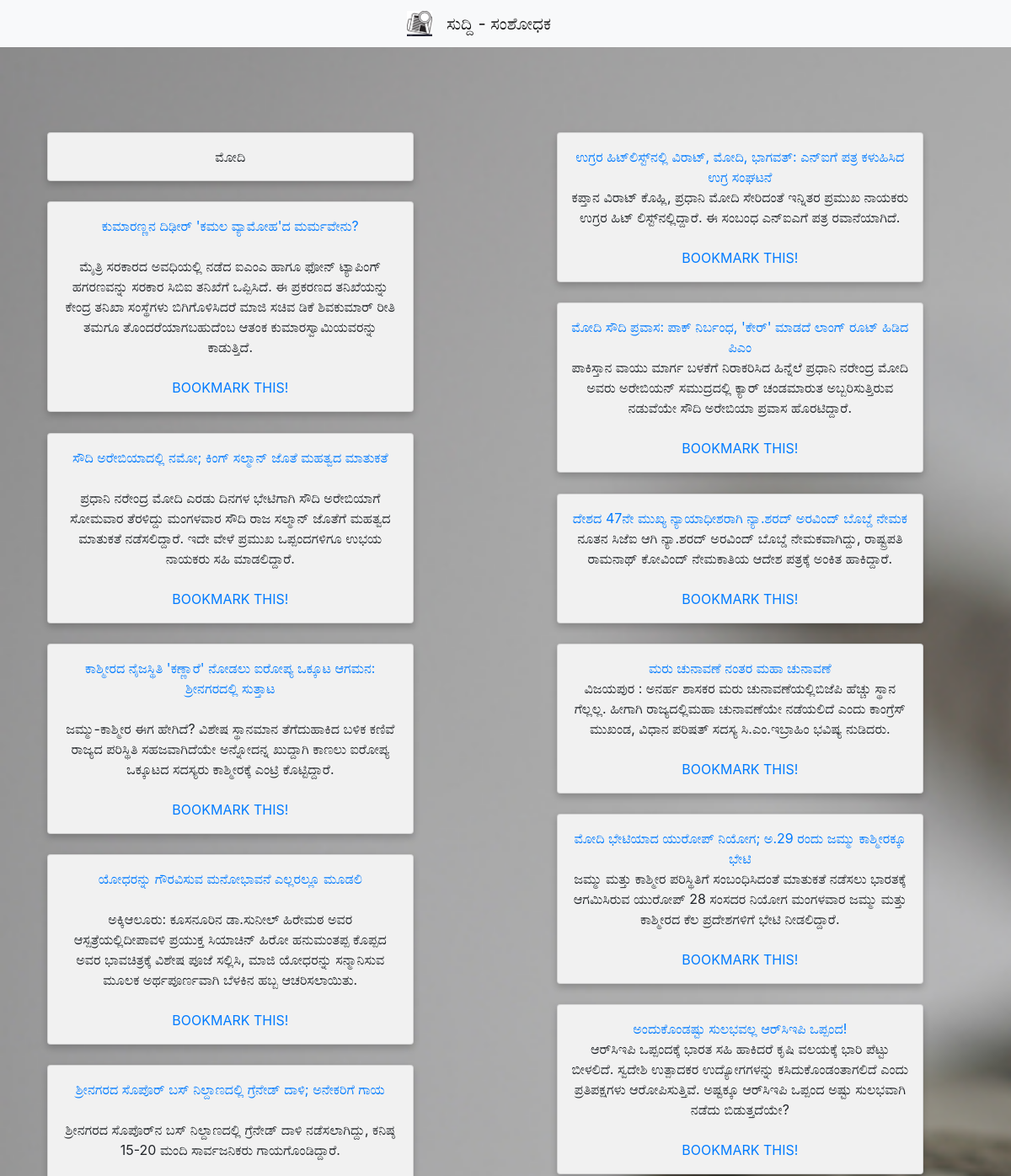
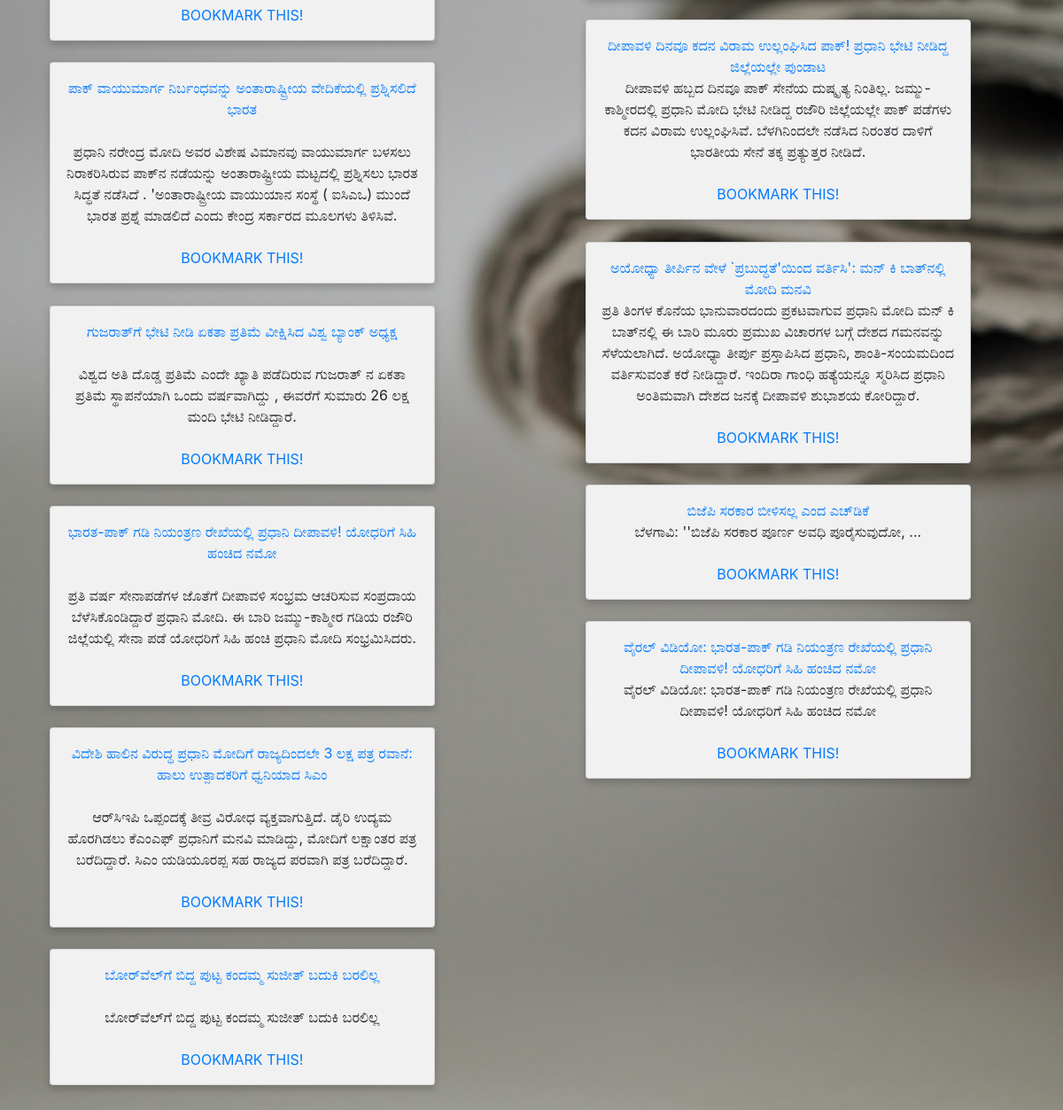
The page /8084ea87-968f-4a57-9ec4-13d550ebcf61/ on the database its author committed (2 pictures, top to bottom).
### main/models.py (models this page shows, shortened)
class EntryItem(models.Model):
    unique_id = models.CharField(primary_key = True, max_length=100)
    task_id = models.CharField(max_length=100)
    keyword = models.CharField(max_length=40)
    status = models.CharField(max_length=10)
    date = models.DateTimeField(default = timezone.now)
    class Meta:
        ordering = ["-date"]

class ArticleItem(models.Model):
    entry = models.CharField(max_length=100)
    url = models.CharField(max_length=200)
    headline = models.CharField(max_length=100)
    content = models.TextField()

### main/views.py (the view)
# urls.py: path("<pk>/", views.ListArticles, name="list"),
def ListArticles(request, pk):
    keyword = EntryItem.objects.get(pk=pk).keyword
    objects = ArticleItem.objects.filter(entry=pk)
    half_length = int(len(objects)/2)
    return render(request, 'main/list.html', {'keyword': keyword,'half_length' : half_length, 'objects': ArticleItem.objects.filter(entry=pk)})

### main/templates/main/list.html
{% extends 'main/base.html' %}
{% block content %}
{% load static %}
<div class="row">
    <div class="column">
    <div class="card" style="width: 90%; margin-bottom:5%">
                {{keyword}}
            </div>
        {% for item in objects.all %}
        {% if forloop.counter|divisibleby:2  %}
        {% else %}
            <div class="card" style="width: 90%; margin-bottom:5%">
                <a href="{{ item.url }}">{{ item.headline }}</a> <br>
                {{ item.content }}
                <br><br>
                <a href="#">BOOKMARK THIS!  </a>
            </div>
        {% endif %}
        {% endfor %}
    </div>
    <div class="column" >
        {% for item in objects.all %}
        {% if forloop.counter|divisibleby:2  %}
            <div class="card" style="width: 90%; margin-bottom:5%">
                <a href="{{ item.url }}">{{ item.headline }}</a>
                {{ item.content }}
                <br><br>
                <a href="#">BOOKMARK THIS!  </a>
            </div>
        {% endif %}
        {% endfor %}
    </div>
</div>
{% endblock content %}

### static/css/stylemain.css (style rules this page uses)
body { background-color:black; }

### main/templates/main/base.html (style rules this page uses)
* { box-sizing: border-box; }
.column { float: left; width: 50%; padding: 13% 5%; }
.row { margin: 0 -5px; }
.row:after { content: ""; display: table; clear: both; }
.card { box-shadow: 0 4px 8px 0 rgba(0, 0, 0, 0.2); padding: 16px; text-align: center; background-color: #f1f1f1; }

### rows shown on the page
EntryItem: keyword "ಮೋದಿ"
ArticleItem: headline "ಕುಮಾರಣ್ಣನ ದಿಢೀರ್‌ 'ಕಮಲ ವ್ಯಾಮೋಹ'ದ ಮರ್ಮವೇನು?", content "ಮೈತ್ರಿ ಸರಕಾರದ ಅವಧಿಯಲ್ಲಿ ನಡೆದ ಐಎಂಎ ಹಾಗೂ ಫೋನ್‌ ಟ್ಯಾಪಿಂಗ್‌ ಹಗರಣವನ್ನು ಸರಕಾರ ಸಿಬಿಐ ತನಿಖೆಗೆ ಒಪ್ಪಿಸಿದೆ. ಈ ಪ್ರಕರಣದ ತನಿಖೆಯನ್ನು ಕೇಂದ್ರ ತನಿಖಾ ಸಂಸ್ಥೆಗಳು ಬಿಗಿಗೊಳಿಸಿದರೆ ಮಾಜಿ ಸಚಿವ ಡಿಕೆ ಶಿವಕುಮಾರ್‌ ರೀತಿ ತಮಗೂ ತೊಂದರೆಯಾಗಬಹುದೆಂಬ ಆತಂಕ ಕುಮಾರಸ್ವಾಮಿಯವರನ್ನು ಕಾಡುತ್ತಿದೆ."
ArticleItem: headline "ಸೌದಿ ಅರೇಬಿಯಾದಲ್ಲಿ ನಮೋ; ಕಿಂಗ್ ಸಲ್ಮಾನ್ ಜೊತೆ ಮಹತ್ವದ ಮಾತುಕತೆ", content "ಪ್ರಧಾನಿ ನರೇಂದ್ರ ಮೋದಿ ಎರಡು ದಿನಗಳ ಭೇಟಿಗಾಗಿ ಸೌದಿ ಅರೇಬಿಯಾಗೆ ಸೋಮವಾರ ತೆರಳಿದ್ದು ಮಂಗಳವಾರ ಸೌದಿ ರಾಜ ಸಲ್ಮಾನ್ ಜೊತೆಗೆ ಮಹತ್ವದ ಮಾತುಕತೆ ನಡೆಸಲಿದ್ದಾರೆ. ಇದೇ ವೇಳೆ ಪ್ರಮುಖ ಒಪ್ಪಂದಗಳಿಗೂ ಉಭಯ ನಾಯಕರು ಸಹಿ ಮಾಡಲಿದ್ದಾರೆ."
ArticleItem: headline "ಕಾಶ್ಮೀರದ ನೈಜಸ್ಥಿತಿ 'ಕಣ್ಣಾರೆ' ನೋಡಲು ಐರೋಪ್ಯ ಒಕ್ಕೂಟ ಆಗಮನ: ಶ್ರೀನಗರದಲ್ಲಿ ಸುತ್ತಾಟ", content "ಜಮ್ಮು-ಕಾಶ್ಮೀರ ಈಗ ಹೇಗಿದೆ? ವಿಶೇಷ ಸ್ಥಾನಮಾನ ತೆಗೆದುಹಾಕಿದ ಬಳಿಕ ಕಣಿವೆ ರಾಜ್ಯದ ಪರಿಸ್ಥಿತಿ ಸಹಜವಾಗಿದೆಯೇ ಅನ್ನೋದನ್ನ ಖುದ್ದಾಗಿ ಕಾಣಲು ಐರೋಪ್ಯ ಒಕ್ಕೂಟದ ಸದಸ್ಯರು ಕಾಶ್ಮೀರಕ್ಕೆ ಎಂಟ್ರಿ ಕೊಟ್ಟಿದ್ದಾರೆ."
ArticleItem: headline "ಯೋಧರನ್ನು ಗೌರವಿಸುವ ಮನೋಭಾವನೆ ಎಲ್ಲರಲ್ಲೂ ಮೂಡಲಿ", content "ಅಕ್ಕಿಆಲೂರು: ಕೂಸನೂರಿನ ಡಾ.ಸುನೀಲ್‌ ಹಿರೇಮಠ ಅವರ ಆಸ್ಪತ್ರೆಯಲ್ಲಿದೀಪಾವಳಿ ಪ್ರಯುಕ್ತ ಸಿಯಾಚಿನ್‌ ಹಿರೋ ಹನುಮಂತಪ್ಪ ಕೊಪ್ಪದ ಅವರ ಭಾವಚಿತ್ರಕ್ಕೆ ವಿಶೇಷ ಪೂಜೆ ಸಲ್ಲಿಸಿ, ಮಾಜಿ ಯೋಧರನ್ನು ಸನ್ಮಾನಿಸುವ ಮೂಲಕ ಅರ್ಥಪೂರ್ಣವಾಗಿ ಬೆಳಕಿನ ಹಬ್ಬ ಆಚರಿಸಲಾಯಿತು."
ArticleItem: headline "ಶ್ರೀನಗರದ ಸೊಪೊರ್‌ ಬಸ್‌ ನಿಲ್ದಾಣದಲ್ಲಿ ಗ್ರೆನೇಡ್‌ ದಾಳಿ; ಅನೇಕರಿಗೆ ಗಾಯ", content "ಶ್ರೀನಗರದ ಸೊಪೊರ್‌ನ ಬಸ್‌ ನಿಲ್ದಾಣದಲ್ಲಿ ಗ್ರೆನೇಡ್‌ ದಾಳಿ ನಡೆಸಲಾಗಿದ್ದು, ಕನಿಷ್ಠ 15-20 ಮಂದಿ ಸಾರ್ವಜನಿಕರು ಗಾಯಗೊಂಡಿದ್ದಾರೆ."
ArticleItem: headline "ಪಾಕ್‌ ವಾಯುಮಾರ್ಗ ನಿರ್ಬಂಧವನ್ನು ಅಂತಾರಾಷ್ಟ್ರೀಯ ವೇದಿಕೆಯಲ್ಲಿ ಪ್ರಶ್ನಿಸಲಿದೆ ಭಾರತ", content "ಪ್ರಧಾನಿ ನರೇಂದ್ರ ಮೋದಿ ಅವರ ವಿಶೇಷ ವಿಮಾನವು ವಾಯುಮಾರ್ಗ ಬಳಸಲು ನಿರಾಕರಿಸಿರುವ ಪಾಕ್‌ನ ನಡೆಯನ್ನು ಅಂತಾರಾಷ್ಟ್ರೀಯ ಮಟ್ಟದಲ್ಲಿ ಪ್ರಶ್ನಿಸಲು ಭಾರತ ಸಿದ್ಧತೆ ನಡೆಸಿದೆ . 'ಅಂತಾರಾಷ್ಟ್ರೀಯ ವಾಯುಯಾನ ಸಂಸ್ಥೆ ( ಐಸಿಎಒ) ಮುಂದೆ ಭಾರತ ಪ್ರಶ್ನೆ ಮಾಡಲಿದೆ ಎಂದು ಕೇಂದ್ರ ಸರ್ಕಾರದ ಮೂಲಗಳು ತಿಳಿಸಿವೆ."
ArticleItem: headline "ಗುಜರಾತ್‌ಗೆ ಭೇಟಿ ನೀಡಿ ಏಕತಾ ಪ್ರತಿಮೆ ವೀಕ್ಷಿಸಿದ ವಿಶ್ವ ಬ್ಯಾಂಕ್ ಅಧ್ಯಕ್ಷ", content "ವಿಶ್ವದ ಅತಿ ದೊಡ್ಡ ಪ್ರತಿಮೆ ಎಂದೇ ಖ್ಯಾತಿ ಪಡೆದಿರುವ ಗುಜರಾತ್ ನ ಏಕತಾ ಪ್ರತಿಮೆ ಸ್ಥಾಪನೆಯಾಗಿ ಒಂದು ವರ್ಷವಾಗಿದ್ದು , ಈವರೆಗೆ ಸುಮಾರು 26 ಲಕ್ಷ ಮಂದಿ ಭೇಟಿ ನೀಡಿದ್ದಾರೆ."
ArticleItem: headline "ಭಾರತ-ಪಾಕ್ ಗಡಿ ನಿಯಂತ್ರಣ ರೇಖೆಯಲ್ಲಿ ಪ್ರಧಾನಿ ದೀಪಾವಳಿ! ಯೋಧರಿಗೆ ಸಿಹಿ ಹಂಚಿದ ನಮೋ", content "ಪ್ರತಿ ವರ್ಷ ಸೇನಾಪಡೆಗಳ ಜೊತೆಗೆ ದೀಪಾವಳಿ ಸಂಭ್ರಮ ಆಚರಿಸುವ ಸಂಪ್ರದಾಯ ಬೆಳೆಸಿಕೊಂಡಿದ್ದಾರೆ ಪ್ರಧಾನಿ ಮೋದಿ. ಈ ಬಾರಿ ಜಮ್ಮು-ಕಾಶ್ಮೀರ ಗಡಿಯ ರಜೌರಿ ಜಿಲ್ಲೆಯಲ್ಲಿ ಸೇನಾ ಪಡೆ ಯೋಧರಿಗೆ ಸಿಹಿ ಹಂಚಿ ಪ್ರಧಾನಿ ಮೋದಿ ಸಂಭ್ರಮಿಸಿದರು."
ArticleItem: headline "ವಿದೇಶಿ ಹಾಲಿನ ವಿರುದ್ಧ ಪ್ರಧಾನಿ ಮೋದಿಗೆ ರಾಜ್ಯದಿಂದಲೇ 3 ಲಕ್ಷ ಪತ್ರ ರವಾನೆ: ಹಾಲು ಉತ್ಪಾದಕರಿಗೆ ಧ್ವನಿಯಾದ ಸಿಎಂ", content "ಆರ್‌ಸಿಇಪಿ ಒಪ್ಪಂದಕ್ಕೆ ತೀವ್ರ ವಿರೋಧ ವ್ಯಕ್ತವಾಗುತ್ತಿದೆ. ಡೈರಿ ಉದ್ಯಮ ಹೊರಗಿಡಲು ಕೆಎಂಎಫ್‌ ಪ್ರಧಾನಿಗೆ ಮನವಿ ಮಾಡಿದ್ದು, ಮೋದಿಗೆ ಲಕ್ಷಾಂತರ ಪತ್ರ ಬರೆದಿದ್ದಾರೆ. ಸಿಎಂ ಯಡಿಯೂರಪ್ಪ ಸಹ ರಾಜ್ಯದ ಪರವಾಗಿ ಪತ್ರ ಬರೆದಿದ್ದಾರೆ."
ArticleItem: headline "ಬೋರ್‌ವೆಲ್‌ಗೆ ಬಿದ್ದ ಪುಟ್ಟ ಕಂದಮ್ಮ ಸುಜೀತ್ ಬದುಕಿ ಬರಲಿಲ್ಲ", content "ಬೋರ್‌ವೆಲ್‌ಗೆ ಬಿದ್ದ ಪುಟ್ಟ ಕಂದಮ್ಮ ಸುಜೀತ್ ಬದುಕಿ ಬರಲಿಲ್ಲ"
ArticleItem: headline "ಉಗ್ರರ ಹಿಟ್‌ಲಿಸ್ಟ್‌ನಲ್ಲಿ ವಿರಾಟ್‌, ಮೋದಿ, ಭಾಗವತ್‌: ಎನ್‌ಐಗೆ ಪತ್ರ ಕಳುಹಿಸಿದ ಉಗ್ರ ಸಂಘಟನೆ", content "ಕಪ್ತಾನ ವಿರಾಟ್‌ ಕೊಹ್ಲಿ, ಪ್ರಧಾನಿ ಮೋದಿ ಸೇರಿದಂತೆ ಇನ್ನಿತರ ಪ್ರಮುಖ ನಾಯಕರು ಉಗ್ರರ ಹಿಟ್‌ ಲಿಸ್ಟ್‌ನಲ್ಲಿದ್ದಾರೆ. ಈ ಸಂಬಂಧ ಎನ್‌ಐಎಗೆ ಪತ್ರ ರವಾನೆಯಾಗಿದೆ."
ArticleItem: headline "ಮೋದಿ ಸೌದಿ ಪ್ರವಾಸ: ಪಾಕ್‌ ನಿರ್ಬಂಧ, 'ಕೇರ್‌' ಮಾಡದೆ ಲಾಂಗ್‌ ರೂಟ್‌ ಹಿಡಿದ ಪಿಎಂ", content "ಪಾಕಿಸ್ತಾನ ವಾಯು ಮಾರ್ಗ ಬಳಕೆಗೆ ನಿರಾಕರಿಸಿದ ಹಿನ್ನೆಲೆ ಪ್ರಧಾನಿ ನರೇಂದ್ರ ಮೋದಿ ಅವರು ಅರೇಬಿಯನ್‌ ಸಮುದ್ರದಲ್ಲಿ ಕ್ಯಾರ್‌ ಚಂಡಮಾರುತ ಅಬ್ಬರಿಸುತ್ತಿರುವ ನಡುವೆಯೇ ಸೌದಿ ಅರೇಬಿಯಾ ಪ್ರವಾಸ ಹೊರಟಿದ್ದಾರೆ."
ArticleItem: headline "ದೇಶದ 47ನೇ ಮುಖ್ಯ ನ್ಯಾಯಾಧೀಶರಾಗಿ ನ್ಯಾ.ಶರದ್‌ ಅರವಿಂದ್‌ ಬೊಬ್ಡೆ ನೇಮಕ", content "ನೂತನ ಸಿಜೆಐ ಆಗಿ ನ್ಯಾ.ಶರದ್‌ ಅರವಿಂದ್‌ ಬೊಬ್ಡೆ ನೇಮಕವಾಗಿದ್ದು, ರಾಷ್ಟ್ರಪತಿ ರಾಮನಾಥ್‌ ಕೋವಿಂದ್‌ ನೇಮಕಾತಿಯ ಆದೇಶ ಪತ್ರಕ್ಕೆ ಅಂಕಿತ ಹಾಕಿದ್ದಾರೆ."
ArticleItem: headline "ಮರು ಚುನಾವಣೆ ನಂತರ ಮಹಾ ಚುನಾವಣೆ", content "ವಿಜಯಪುರ : ಅನರ್ಹ ಶಾಸಕರ ಮರು ಚುನಾವಣೆಯಲ್ಲಿಬಿಜೆಪಿ ಹೆಚ್ಚು ಸ್ಥಾನ ಗೆಲ್ಲಲ್ಲ. ಹೀಗಾಗಿ ರಾಜ್ಯದಲ್ಲಿಮಹಾ ಚುನಾವಣೆಯೇ ನಡೆಯಲಿದೆ ಎಂದು ಕಾಂಗ್ರೆಸ್‌ ಮುಖಂಡ, ವಿಧಾನ ಪರಿಷತ್‌ ಸದಸ್ಯ ಸಿ.ಎಂ.ಇಬ್ರಾಹಿಂ ಭವಿಷ್ಯ ನುಡಿದರು."
ArticleItem: headline "ಮೋದಿ ಭೇಟಿಯಾದ ಯುರೋಪ್‌ ನಿಯೋಗ; ಅ.29 ರಂದು ಜಮ್ಮು ಕಾಶ್ಮೀರಕ್ಕೂ ಭೇಟಿ", content "ಜಮ್ಮು ಮತ್ತು ಕಾಶ್ಮೀರ ಪರಿಸ್ಥಿತಿಗೆ ಸಂಬಂಧಿಸಿದಂತೆ ಮಾತುಕತೆ ನಡೆಸಲು ಭಾರತಕ್ಕೆ ಆಗಮಿಸಿರುವ ಯುರೋಪ್‌ 28 ಸಂಸದರ ನಿಯೋಗ ಮಂಗಳವಾರ ಜಮ್ಮು ಮತ್ತು ಕಾಶ್ಮೀರದ ಕೆಲ ಪ್ರದೇಶಗಳಿಗೆ ಭೇಟಿ ನೀಡಲಿದ್ದಾರೆ."
ArticleItem: headline "ಅಂದುಕೊಂಡಷ್ಟು ಸುಲಭವಲ್ಲ ಆರ್‌ಸಿಇಪಿ ಒಪ್ಪಂದ!", content "ಆರ್‌ಸಿಇಪಿ ಒಪ್ಪಂದಕ್ಕೆ ಭಾರತ ಸಹಿ ಹಾಕಿದರೆ ಕೃಷಿ ವಲಯಕ್ಕೆ ಭಾರಿ ಪೆಟ್ಟು ಬೀಳಲಿದೆ. ಸ್ವದೇಶಿ ಉತ್ಪಾದಕರ ಉದ್ಯೋಗಗಳನ್ನು ಕಸಿದುಕೊಂಡಂತಾಗಲಿದೆ ಎಂದು ಪ್ರತಿಪಕ್ಷಗಳು ಆರೋಪಿಸುತ್ತಿವೆ. ಅಷ್ಟಕ್ಕೂ ಆರ್‌ಸಿಇಪಿ ಒಪ್ಪಂದ ಅಷ್ಟು ಸುಲಭವಾಗಿ ನಡೆದು ಬಿಡುತ್ತದೆಯೇ?"
ArticleItem: headline "ದೀಪಾವಳಿ ದಿನವೂ ಕದನ ವಿರಾಮ ಉಲ್ಲಂಘಿಸಿದ ಪಾಕ್! ಪ್ರಧಾನಿ ಭೇಟಿ ನೀಡಿದ್ದ ಜಿಲ್ಲೆಯಲ್ಲೇ ಪುಂಡಾಟ", content "ದೀಪಾವಳಿ ಹಬ್ಬದ ದಿನವೂ ಪಾಕ್ ಸೇನೆಯ ದುಷ್ಕೃತ್ಯ ನಿಂತಿಲ್ಲ. ಜಮ್ಮು-ಕಾಶ್ಮೀರದಲ್ಲಿ ಪ್ರಧಾನಿ ಮೋದಿ ಭೇಟಿ ನೀಡಿದ್ದ ರಜೌರಿ ಜಿಲ್ಲೆಯಲ್ಲೇ ಪಾಕ್ ಪಡೆಗಳು ಕದನ ವಿರಾಮ ಉಲ್ಲಂಘಿಸಿವೆ. ಬೆಳಗಿನಿಂದಲೇ ನಡೆಸಿದ ನಿರಂತರ ದಾಳಿಗೆ ಭಾರತೀಯ ಸೇನೆ ತಕ್ಕ ಪ್ರತ್ಯುತ್ತರ ನೀಡಿದೆ."
ArticleItem: headline "ಅಯೋಧ್ಯಾ ತೀರ್ಪಿನ ವೇಳೆ `ಪ್ರಬುದ್ಧತೆ'ಯಿಂದ ವರ್ತಿಸಿ': ಮನ್ ಕಿ ಬಾತ್‌ನಲ್ಲಿ ಮೋದಿ ಮನವಿ", content "ಪ್ರತಿ ತಿಂಗಳ ಕೊನೆಯ ಭಾನುವಾರದಂದು ಪ್ರಕಟವಾಗುವ ಪ್ರಧಾನಿ ಮೋದಿ ಮನ್‌ ಕಿ ಬಾತ್‌ನಲ್ಲಿ ಈ ಬಾರಿ ಮೂರು ಪ್ರಮುಖ ವಿಚಾರಗಳ ಬಗ್ಗೆ ದೇಶದ ಗಮನವನ್ನು ಸೆಳೆಯಲಾಗಿದೆ. ಅಯೋಧ್ಯಾ ತೀರ್ಪು ಪ್ರಸ್ತಾಪಿಸಿದ ಪ್ರಧಾನಿ, ಶಾಂತಿ-ಸಂಯಮದಿಂದ ವರ್ತಿಸುವಂತೆ ಕರೆ ನೀಡಿದ್ದಾರೆ. ಇಂದಿರಾ ಗಾಂಧಿ ಹತ್ಯೆಯನ್ನೂ ಸ್ಮರಿಸಿದ ಪ್ರಧಾನಿ ಅಂತಿಮವಾಗಿ ದೇಶದ ಜನಕ್ಕೆ ದೀಪಾವಳಿ ಶುಭಾಶಯ ಕೋರಿದ್ದಾರೆ."
ArticleItem: headline "ಬಿಜೆಪಿ ಸರಕಾರ ಬೀಳಿಸಲ್ಲ ಎಂದ ಎಚ್‌ಡಿಕೆ", content "ಬೆಳಗಾವಿ: ''ಬಿಜೆಪಿ ಸರಕಾರ ಪೂರ್ಣ ಅವಧಿ ಪೂರೈಸುವುದೋ, ..."
ArticleItem: headline "ವೈರಲ್ ವಿಡಿಯೋ: ಭಾರತ-ಪಾಕ್ ಗಡಿ ನಿಯಂತ್ರಣ ರೇಖೆಯಲ್ಲಿ ಪ್ರಧಾನಿ ದೀಪಾವಳಿ! ಯೋಧರಿಗೆ ಸಿಹಿ ಹಂಚಿದ ನಮೋ", content "ವೈರಲ್ ವಿಡಿಯೋ: ಭಾರತ-ಪಾಕ್ ಗಡಿ ನಿಯಂತ್ರಣ ರೇಖೆಯಲ್ಲಿ ಪ್ರಧಾನಿ ದೀಪಾವಳಿ! ಯೋಧರಿಗೆ ಸಿಹಿ ಹಂಚಿದ ನಮೋ"
